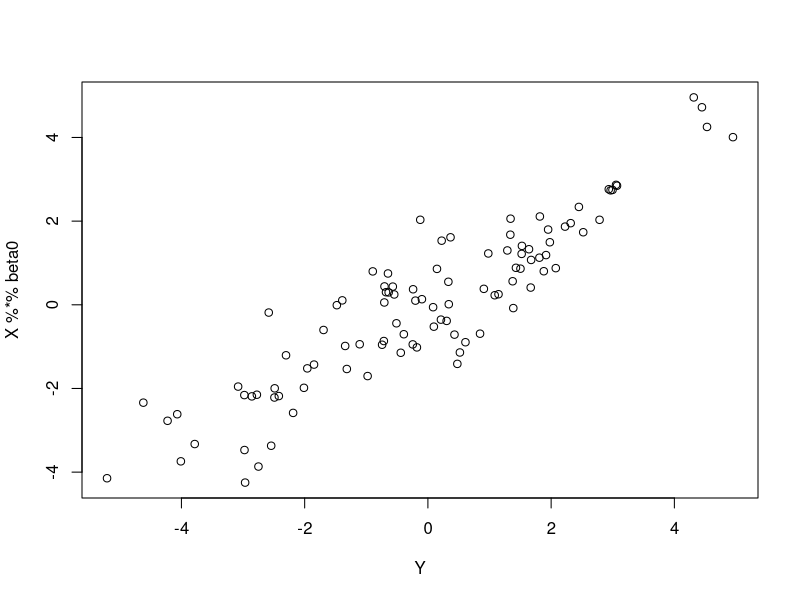
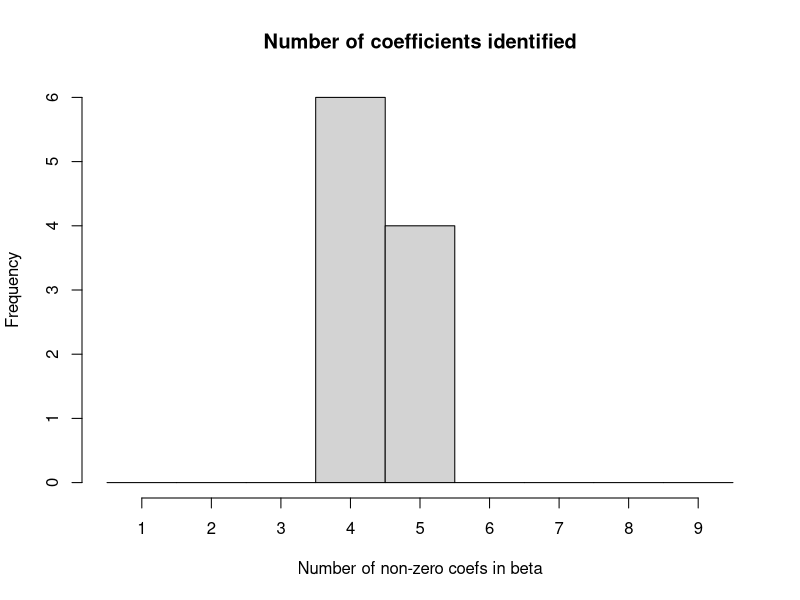
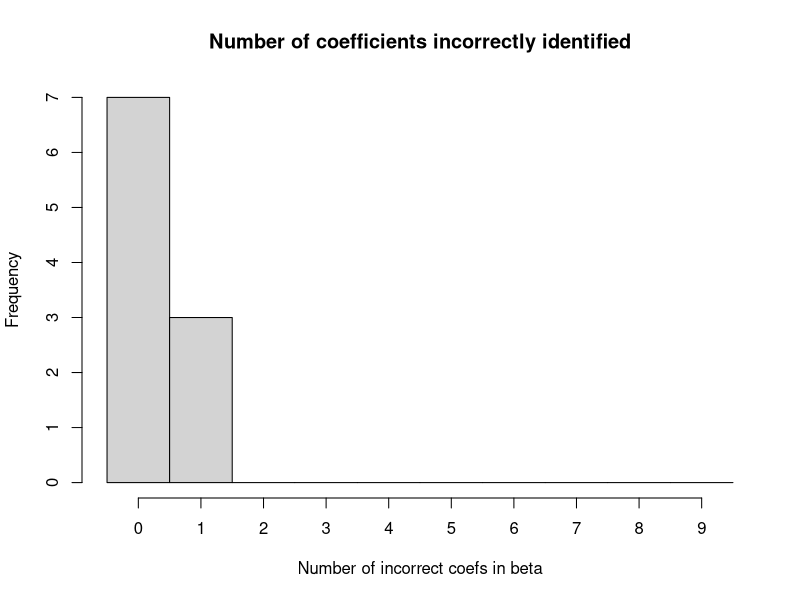
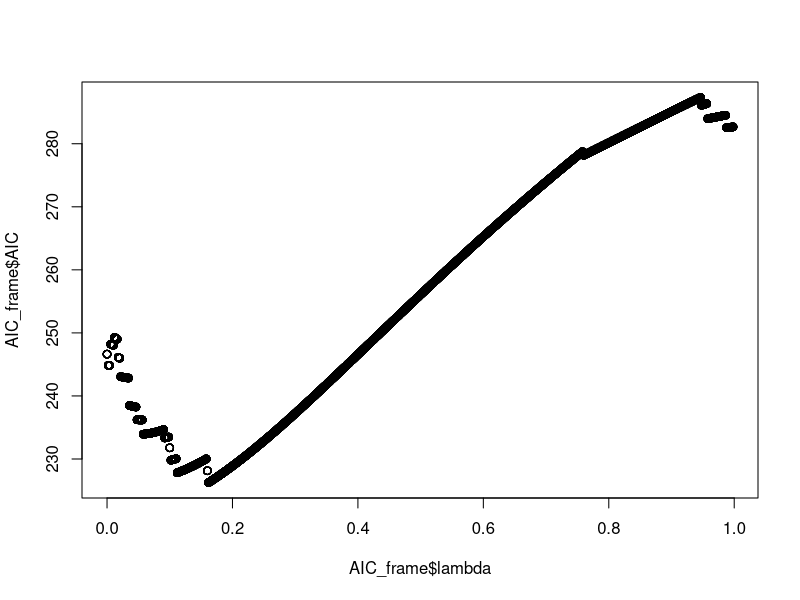

R code for these plots, in order:
## ---- chunk 1
knitr::opts_chunk$set(echo = TRUE, cache=TRUE)
## ---- chunk 2
library(knitr)
library(rmarkdown)

library(glmnet)
## ---- chunk 3
n       = 100
p       = 10
p0      = 5
sigma   = 1
sigmaX  = 1
b0      = 1
beta0   = c(rep(b0,p0),rep(0,p-p0))
X       = sapply(1:p, FUN=function(x){rnorm(n,0,sigmaX)})
Y       = X%*%beta0 + rnorm(n,0,sigma)

plot(Y,X%*%beta0)

## ---- chunk 4
n      = 100
p      = 10
p0     = 5  #Number of nonzero coefficients
sigma  = 1
sigmaX = 1
b0     = 1
beta0  = c(rep(b0,p0),rep(0,p-p0))       
B      = 10 #Number of simulations
res    = matrix(NA,ncol=5,nrow=B) #Stores n,p, sigma, number of nonzero 
                  #coefficients recovered, number of nz incorrectly identified

betah  = matrix(NA, ncol = p, nrow = B)

# fixed design setting
X = sapply(1:p, FUN=function(x){rnorm(n,0,sigmaX)})

for (b in 1:B){
  Y     = X%*%beta0 + rnorm(n,0,sigma)
  # estimate betah using the calibrated lasso
  # betah = 
  lambda.cv = cv.glmnet(X,Y, family = "gaussian",intercept=F)$lambda.1se
  temp = glmnet(X,Y,family = "gaussian",intercept=F, lambda=lambda.cv)$beta  
  ##the value returned by glmnet(...)$beta is a sparse matrix
  #In a sparse matrix : @i (non zero indices); @x non zero values

  indices_identified = c(rep(0, p)) #Fill indices_identified with 1 at 
                                    #indices in temp@i, set others to 0
  for (index in temp@i) {
    indices_identified[index] = 1
  }
  
  betah[b,]  = c(temp@i, rep(NA, p-length(temp@i))) #We store in betah[b,]
    #the nonzero indices and we fill with NA to get a vector of the proper size
  res[b,] = c(n, p, sigma, length(temp@i), sum(abs(indices_identified - beta0)))
}
res           = as.data.frame(res)
colnames(res) = c("n","p","sigma","nz", "nzcorrect")


hist1<-hist(res$nz, breaks = 1:10, axes = FALSE, 
            xlab="Number of non-zero coefs in beta", 
            main = "Number of coefficients identified")
axis(side=1,at=hist1$mids,labels=1:9) #So that breakpoints are centered
axis(side=2)          #Because of previous trick, we had to hide both axis, 
                      #so we display again the Y-axis


hist2 <- hist(res$nzcorrect, breaks = 0:10, axes = FALSE, 
              xlab="Number of incorrect coefs in beta", 
              main = "Number of coefficients incorrectly identified")
axis(side=1,at=hist2$mids,labels=0:9)
axis(side=2)


## ---- chunk 5
likelihood <- function(betal, Yl, sigma2 = 1.0){
  S<-0.0
  S <- S + t(Yl-betal)%*%(Yl-betal)
  n<- length(Yl)
  
  return (1/sqrt(2 * pi* sigma2))**(n/2)*exp(-S/(2*sigma2))
}


n      = 200
p      = 20
p0     = 5  #Number of nonzero coefficients
sigma  = 1
sigmaX = 1
b0     = 1
beta0  = c(rep(b0,p0),rep(0,p-p0))       
betah  = matrix(NA, ncol = p, nrow = B)
X = sapply(1:p, FUN=function(x){rnorm(n,0,sigmaX)})
Y     = X%*%beta0 + rnorm(n,0,sigma)



N <- 500 #Number of lambda tested
lambda_step <- 0.002 #Difference between two consecutive lambda
lambda_init <- 0.0 #First value used by lambda

lambda <- lambda_init
AIC_frame <- data.frame(
  lambda = c(),
  betah = c(),
  k = c(),
  loglikelihood = c(),
  AIC = c()
)

for (b in 1:N){
  temp = glmnet(X,Y,family = "gaussian",intercept=F, lambda=lambda)$beta  
  ##the value returned by glmnet(...)$beta is a sparse matrix
  #In a sparse matrix : @i (non zero indices); @x non zero values

  betah <- c(rep(0,p))
  j<-0
  for(i in temp@i){
    betah[j+1] <- temp@x[j+1]
    j<-j+1
  }

  #llik = log(((1/sqrt(2 * pi))**(p/2))*exp(-t(Y-betah)%*%(Y-betah)/(2)))
  llik = p*log(t(Y-X%*%betah)%*%(Y-X%*%betah)) #Simpler expression for log likelihood in Gaussian case (probably not correct)
  new_row_df <- data.frame(
    lambda = lambda,
    betah = betah,
    k = j,
    negloglikelihood = -llik, 
    AIC = 2*j + 2*llik 
  )
  AIC_frame <- rbind(AIC_frame, new_row_df)
  
  lambda <- lambda+lambda_step

}
plot( x = AIC_frame$lambda, y = AIC_frame$AIC)



## ---- chunk 6
likelihood <- function(betal, Yl, sigma2 = 1.0){

  S <- t(Yl-betal)%*%(Yl-betal)
  n<- length(Yl)
  
  return (1/sqrt(2 * pi* sigma2))**(n/2)*exp(-S/(2*sigma2))
}
